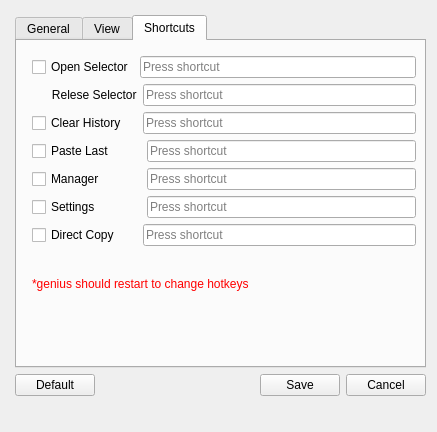
<?xml version="1.0" encoding="UTF-8"?>
<ui version="4.0">
 <class>SettingsWindow</class>
 <widget class="QMainWindow" name="SettingsWindow">
  <property name="geometry">
   <rect>
    <x>0</x>
    <y>0</y>
    <width>437</width>
    <height>432</height>
   </rect>
  </property>
  <property name="windowTitle">
   <string>Genius Settings</string>
  </property>
  <property name="windowIcon">
   <iconset resource="../resources/resources.qrc">
    <normaloff>:/images/images/settings16.png</normaloff>:/images/images/settings16.png</iconset>
  </property>
  <widget class="QWidget" name="centralwidget">
   <widget class="QWidget" name="layoutWidget">
    <property name="geometry">
     <rect>
      <x>10</x>
      <y>10</y>
      <width>421</width>
      <height>391</height>
     </rect>
    </property>
    <layout class="QVBoxLayout" name="verticalLayout_2">
     <property name="leftMargin">
      <number>5</number>
     </property>
     <property name="topMargin">
      <number>5</number>
     </property>
     <property name="rightMargin">
      <number>5</number>
     </property>
     <property name="bottomMargin">
      <number>5</number>
     </property>
     <item>
      <widget class="QTabWidget" name="tabWidget">
       <property name="currentIndex">
        <number>2</number>
       </property>
       <widget class="QWidget" name="General_Tab">
        <attribute name="title">
         <string>General</string>
        </attribute>
        <widget class="QWidget" name="layoutWidget_2">
         <property name="geometry">
          <rect>
           <x>10</x>
           <y>10</y>
           <width>341</width>
           <height>151</height>
          </rect>
         </property>
         <layout class="QVBoxLayout" name="VL2">
          <item>
           <widget class="QCheckBox" name="openMinimizedCheckbox">
            <property name="toolTip">
             <string>&lt;html&gt;&lt;head/&gt;&lt;body&gt;&lt;p&gt;check if you want to start genius minimized and run in background&lt;/p&gt;&lt;/body&gt;&lt;/html&gt;</string>
            </property>
            <property name="statusTip">
             <string/>
            </property>
            <property name="whatsThis">
             <string/>
            </property>
            <property name="text">
             <string>Open Minimized</string>
            </property>
           </widget>
          </item>
          <item>
           <widget class="QCheckBox" name="pasteAutomaticalyButoon">
            <property name="toolTip">
             <string>&lt;html&gt;&lt;head/&gt;&lt;body&gt;&lt;p&gt;check if you want to paste selected item automaticaly&lt;/p&gt;&lt;/body&gt;&lt;/html&gt;</string>
            </property>
            <property name="text">
             <string>Paste Automaticaly</string>
            </property>
           </widget>
          </item>
          <item>
           <widget class="QCheckBox" name="saveImages">
            <property name="toolTip">
             <string>&lt;html&gt;&lt;head/&gt;&lt;body&gt;&lt;p&gt;check if you want to save images to the history&lt;/p&gt;&lt;/body&gt;&lt;/html&gt;</string>
            </property>
            <property name="text">
             <string>Save Images</string>
            </property>
           </widget>
          </item>
          <item>
           <widget class="QCheckBox" name="saveURLs">
            <property name="toolTip">
             <string>&lt;html&gt;&lt;head/&gt;&lt;body&gt;&lt;p&gt;check if you want to save URLs to the history&lt;/p&gt;&lt;/body&gt;&lt;/html&gt;</string>
            </property>
            <property name="text">
             <string>Save URLs</string>
            </property>
           </widget>
          </item>
          <item>
           <layout class="QHBoxLayout" name="HL3">
            <item>
             <widget class="QLabel" name="label_2">
              <property name="toolTip">
               <string>&lt;html&gt;&lt;head/&gt;&lt;body&gt;&lt;p&gt;the maximum number of items store in the history. maximum is 100&lt;/p&gt;&lt;/body&gt;&lt;/html&gt;</string>
              </property>
              <property name="text">
               <string>Maximum Items In History</string>
              </property>
             </widget>
            </item>
            <item>
             <widget class="QSpinBox" name="maximumItemsInHistory">
              <property name="minimum">
               <number>1</number>
              </property>
              <property name="maximum">
               <number>100</number>
              </property>
              <property name="value">
               <number>40</number>
              </property>
             </widget>
            </item>
            <item>
             <spacer name="horizontalSpacer">
              <property name="orientation">
               <enum>Qt::Horizontal</enum>
              </property>
              <property name="sizeHint" stdset="0">
               <size>
                <width>40</width>
                <height>20</height>
               </size>
              </property>
             </spacer>
            </item>
           </layout>
          </item>
         </layout>
        </widget>
       </widget>
       <widget class="QWidget" name="View_Tab">
        <attribute name="title">
         <string>View</string>
        </attribute>
        <widget class="QWidget" name="layoutWidget">
         <property name="geometry">
          <rect>
           <x>10</x>
           <y>10</y>
           <width>294</width>
           <height>59</height>
          </rect>
         </property>
         <layout class="QVBoxLayout" name="VL3">
          <item>
           <widget class="QCheckBox" name="ShowInSingleLineCheckBox">
            <property name="toolTip">
             <string>&lt;html&gt;&lt;head/&gt;&lt;body&gt;&lt;p&gt;if this is checked all text items in the&lt;span style=&quot; font-weight:600;&quot;&gt; history manager and menus will show in single line&lt;/span&gt;&lt;/p&gt;&lt;/body&gt;&lt;/html&gt;</string>
            </property>
            <property name="text">
             <string>Show In Single Line</string>
            </property>
           </widget>
          </item>
          <item>
           <layout class="QHBoxLayout" name="HL2">
            <item>
             <widget class="QCheckBox" name="LimitTextLengthCheckbox">
              <property name="toolTip">
               <string>&lt;html&gt;&lt;head/&gt;&lt;body&gt;&lt;p&gt;limit charactor length of items &lt;/p&gt;&lt;/body&gt;&lt;/html&gt;</string>
              </property>
              <property name="text">
               <string>Limit View Item TextLength to</string>
              </property>
             </widget>
            </item>
            <item>
             <widget class="QSpinBox" name="TextLimitSpinBox">
              <property name="minimum">
               <number>1</number>
              </property>
             </widget>
            </item>
           </layout>
          </item>
         </layout>
        </widget>
        <widget class="QGroupBox" name="groupBox">
         <property name="geometry">
          <rect>
           <x>10</x>
           <y>80</y>
           <width>371</width>
           <height>161</height>
          </rect>
         </property>
         <property name="title">
          <string>Selector</string>
         </property>
         <widget class="QWidget" name="layoutWidget">
          <property name="geometry">
           <rect>
            <x>0</x>
            <y>20</y>
            <width>284</width>
            <height>136</height>
           </rect>
          </property>
          <layout class="QVBoxLayout" name="verticalLayout_3">
           <item>
            <layout class="QHBoxLayout" name="horizontalLayout_7">
             <item>
              <widget class="QLabel" name="label_3">
               <property name="text">
                <string>background Color</string>
               </property>
              </widget>
             </item>
             <item>
              <widget class="QLabel" name="SBCPreview">
               <property name="styleSheet">
                <string notr="true">QLabel{
	background: lightblue;
 background-repeat: repeat-y;
  background-position: left;
}</string>
               </property>
               <property name="text">
                <string>lightblue</string>
               </property>
               <property name="textFormat">
                <enum>Qt::RichText</enum>
               </property>
               <property name="scaledContents">
                <bool>true</bool>
               </property>
              </widget>
             </item>
             <item>
              <widget class="QPushButton" name="SBCSelectButton">
               <property name="styleSheet">
                <string notr="true">Button{
background-color:red;
}</string>
               </property>
               <property name="text">
                <string>change</string>
               </property>
              </widget>
             </item>
            </layout>
           </item>
           <item>
            <layout class="QHBoxLayout" name="horizontalLayout_8">
             <item>
              <widget class="QLabel" name="label_4">
               <property name="text">
                <string>border size</string>
               </property>
              </widget>
             </item>
             <item>
              <widget class="QSpinBox" name="borderSizeSpinBox">
               <property name="maximum">
                <number>20</number>
               </property>
              </widget>
             </item>
             <item>
              <widget class="QLabel" name="label_5">
               <property name="text">
                <string>px</string>
               </property>
              </widget>
             </item>
            </layout>
           </item>
           <item>
            <layout class="QHBoxLayout" name="horizontalLayout_9">
             <item>
              <widget class="QLabel" name="label_6">
               <property name="text">
                <string>border Color</string>
               </property>
              </widget>
             </item>
             <item>
              <widget class="QLabel" name="BorederColorPreview">
               <property name="styleSheet">
                <string notr="true">QLabel{
	background: lightblue;
 background-repeat: repeat-y;
  background-position: left;
}</string>
               </property>
               <property name="text">
                <string>lightblue</string>
               </property>
               <property name="textFormat">
                <enum>Qt::RichText</enum>
               </property>
               <property name="scaledContents">
                <bool>true</bool>
               </property>
              </widget>
             </item>
             <item>
              <widget class="QPushButton" name="BorderColorButton">
               <property name="styleSheet">
                <string notr="true">Button{
background-color:red;
}</string>
               </property>
               <property name="text">
                <string>change</string>
               </property>
              </widget>
             </item>
            </layout>
           </item>
           <item>
            <layout class="QHBoxLayout" name="horizontalLayout_10">
             <item>
              <widget class="QLabel" name="label_7">
               <property name="text">
                <string>animation Duration</string>
               </property>
              </widget>
             </item>
             <item>
              <widget class="QLineEdit" name="animationDurationInput"/>
             </item>
             <item>
              <widget class="QLabel" name="label_8">
               <property name="text">
                <string>ms</string>
               </property>
              </widget>
             </item>
            </layout>
           </item>
          </layout>
         </widget>
        </widget>
       </widget>
       <widget class="QWidget" name="ShortcutsTab">
        <attribute name="title">
         <string>Shortcuts</string>
        </attribute>
        <widget class="QWidget" name="layoutWidget_3">
         <property name="geometry">
          <rect>
           <x>10</x>
           <y>10</y>
           <width>394</width>
           <height>270</height>
          </rect>
         </property>
         <layout class="QVBoxLayout" name="verticalLayout">
          <property name="leftMargin">
           <number>5</number>
          </property>
          <property name="topMargin">
           <number>5</number>
          </property>
          <property name="rightMargin">
           <number>5</number>
          </property>
          <property name="bottomMargin">
           <number>5</number>
          </property>
          <item>
           <layout class="QHBoxLayout" name="horizontalLayout">
            <item>
             <widget class="QCheckBox" name="OpenSelectorCB">
              <property name="toolTip">
               <string>&lt;html&gt;&lt;head/&gt;&lt;body&gt;&lt;p&gt;check if you want to enable &lt;span style=&quot; font-weight:600;&quot;&gt;OpenSelector Global Hotkey&lt;/span&gt;&lt;/p&gt;&lt;p&gt;if you press this hotkey, Selector will popup and you can select item to paste from clipboard history&lt;/p&gt;&lt;/body&gt;&lt;/html&gt;</string>
              </property>
              <property name="whatsThis">
               <string/>
              </property>
              <property name="text">
               <string>Open Selector</string>
              </property>
             </widget>
            </item>
            <item>
             <widget class="QKeySequenceEdit" name="openSelector">
              <property name="toolTip">
               <string>&lt;html&gt;&lt;head/&gt;&lt;body&gt;&lt;p&gt;hotkey for Open Selector&lt;/p&gt;&lt;/body&gt;&lt;/html&gt;</string>
              </property>
             </widget>
            </item>
           </layout>
          </item>
          <item>
           <layout class="QHBoxLayout" name="horizontalLayout_11">
            <item>
             <widget class="QLabel" name="label_9">
              <property name="text">
               <string>      Relese Selector</string>
              </property>
             </widget>
            </item>
            <item>
             <widget class="QKeySequenceEdit" name="releseSelector"/>
            </item>
           </layout>
          </item>
          <item>
           <layout class="QHBoxLayout" name="horizontalLayout_2">
            <item>
             <widget class="QCheckBox" name="clearHistoryCB">
              <property name="toolTip">
               <string>&lt;html&gt;&lt;head/&gt;&lt;body&gt;&lt;p&gt;check if you want to enable &lt;span style=&quot; font-weight:600;&quot;&gt;ClearHistory Global Hotkey&lt;/span&gt;&lt;/p&gt;&lt;p&gt;if you press this hotkey, clipboard history will clear. and a notification will popup containing number of items deleted&lt;/p&gt;&lt;/body&gt;&lt;/html&gt;</string>
              </property>
              <property name="text">
               <string>Clear History   </string>
              </property>
             </widget>
            </item>
            <item>
             <widget class="QKeySequenceEdit" name="clearHistory">
              <property name="toolTip">
               <string>&lt;html&gt;&lt;head/&gt;&lt;body&gt;&lt;p&gt;hotkey for Clear History&lt;/p&gt;&lt;/body&gt;&lt;/html&gt;</string>
              </property>
             </widget>
            </item>
           </layout>
          </item>
          <item>
           <layout class="QHBoxLayout" name="horizontalLayout_4">
            <item>
             <widget class="QCheckBox" name="pasteLastCB">
              <property name="toolTip">
               <string>&lt;html&gt;&lt;head/&gt;&lt;body&gt;&lt;p&gt;check if you want to enable &lt;span style=&quot; font-weight:600;&quot;&gt;PasteLast Global Hotkey&lt;/span&gt;&lt;/p&gt;&lt;p&gt;if you press this hotkey, the last item in the history will be copied to the current window. last item will be the new top item. (0th index of the history)&lt;/p&gt;&lt;/body&gt;&lt;/html&gt;</string>
              </property>
              <property name="text">
               <string>Paste Last        </string>
              </property>
             </widget>
            </item>
            <item>
             <widget class="QKeySequenceEdit" name="pasteLast">
              <property name="toolTip">
               <string>&lt;html&gt;&lt;head/&gt;&lt;body&gt;&lt;p&gt;hotkey for Paste Last&lt;/p&gt;&lt;/body&gt;&lt;/html&gt;</string>
              </property>
             </widget>
            </item>
           </layout>
          </item>
          <item>
           <layout class="QHBoxLayout" name="horizontalLayout_3">
            <item>
             <widget class="QCheckBox" name="openManagerCB">
              <property name="toolTip">
               <string>&lt;html&gt;&lt;head/&gt;&lt;body&gt;&lt;p&gt;check if you want to enable &lt;span style=&quot; font-weight:600;&quot;&gt;ShowManager Global Hotkey&lt;/span&gt;&lt;/p&gt;&lt;p&gt;if you press this hotkey, The Manager Window (main window that help to manage the history) will show.&lt;/p&gt;&lt;/body&gt;&lt;/html&gt;</string>
              </property>
              <property name="text">
               <string>Manager           </string>
              </property>
             </widget>
            </item>
            <item>
             <widget class="QKeySequenceEdit" name="openManager">
              <property name="toolTip">
               <string>&lt;html&gt;&lt;head/&gt;&lt;body&gt;&lt;p&gt;hotkey for Show Manager Window&lt;/p&gt;&lt;/body&gt;&lt;/html&gt;</string>
              </property>
             </widget>
            </item>
           </layout>
          </item>
          <item>
           <layout class="QHBoxLayout" name="horizontalLayout_6">
            <item>
             <widget class="QCheckBox" name="openSettingsCB">
              <property name="toolTip">
               <string>&lt;html&gt;&lt;head/&gt;&lt;body&gt;&lt;p&gt;check if you want to enable &lt;span style=&quot; font-weight:600;&quot;&gt;OpenSettings Global Hotkey&lt;/span&gt;&lt;/p&gt;&lt;p&gt;if you press this hotkey, this window (settings window) will open&lt;/p&gt;&lt;/body&gt;&lt;/html&gt;</string>
              </property>
              <property name="text">
               <string>Settings            </string>
              </property>
             </widget>
            </item>
            <item>
             <widget class="QKeySequenceEdit" name="openSettings">
              <property name="toolTip">
               <string>&lt;html&gt;&lt;head/&gt;&lt;body&gt;&lt;p&gt;hotkey for Show Settings Window&lt;/p&gt;&lt;/body&gt;&lt;/html&gt;</string>
              </property>
             </widget>
            </item>
           </layout>
          </item>
          <item>
           <layout class="QHBoxLayout" name="horizontalLayout_5">
            <item>
             <widget class="QCheckBox" name="directCopyCB">
              <property name="toolTip">
               <string>&lt;html&gt;&lt;head/&gt;&lt;body&gt;&lt;p&gt;check if you want to enable &lt;span style=&quot; font-weight:600;&quot;&gt;DirectCopy Global Hotkey&lt;/span&gt;&lt;/p&gt;&lt;p&gt;if you press this hotkey, the copy command executes and send data directly to the genius.(without saving in clipboard)&lt;/p&gt;&lt;/body&gt;&lt;/html&gt;</string>
              </property>
              <property name="text">
               <string>Direct Copy     </string>
              </property>
             </widget>
            </item>
            <item>
             <widget class="QKeySequenceEdit" name="directCopy">
              <property name="toolTip">
               <string>&lt;html&gt;&lt;head/&gt;&lt;body&gt;&lt;p&gt;hotkey for Direct copy&lt;/p&gt;&lt;/body&gt;&lt;/html&gt;</string>
              </property>
             </widget>
            </item>
           </layout>
          </item>
          <item>
           <widget class="QLabel" name="label">
            <property name="text">
             <string>&lt;html&gt;&lt;head/&gt;&lt;body&gt;&lt;p&gt;&lt;span style=&quot; font-size:9pt; color:#ff0000;&quot;&gt;*genius should restart to change hotkeys&lt;/span&gt;&lt;/p&gt;&lt;/body&gt;&lt;/html&gt;</string>
            </property>
           </widget>
          </item>
         </layout>
        </widget>
       </widget>
      </widget>
     </item>
     <item>
      <layout class="QHBoxLayout" name="HL1">
       <item>
        <widget class="QPushButton" name="defaultButton">
         <property name="text">
          <string>Default</string>
         </property>
         <property name="icon">
          <iconset resource="../resources/resources.qrc">
           <normaloff>:/images/images/reset16.png</normaloff>:/images/images/reset16.png</iconset>
         </property>
        </widget>
       </item>
       <item>
        <spacer name="horizontalSpacer_2">
         <property name="orientation">
          <enum>Qt::Horizontal</enum>
         </property>
         <property name="sizeHint" stdset="0">
          <size>
           <width>40</width>
           <height>20</height>
          </size>
         </property>
        </spacer>
       </item>
       <item>
        <widget class="QPushButton" name="saveButton">
         <property name="text">
          <string>Save</string>
         </property>
         <property name="icon">
          <iconset resource="../resources/resources.qrc">
           <normaloff>:/images/images/ok16.png</normaloff>:/images/images/ok16.png</iconset>
         </property>
        </widget>
       </item>
       <item>
        <widget class="QPushButton" name="cancelButton">
         <property name="text">
          <string>Cancel</string>
         </property>
         <property name="icon">
          <iconset resource="../resources/resources.qrc">
           <normaloff>:/images/images/cancel16.png</normaloff>:/images/images/cancel16.png</iconset>
         </property>
        </widget>
       </item>
      </layout>
     </item>
    </layout>
   </widget>
  </widget>
 </widget>
 <resources>
  <include location="../resources/resources.qrc"/>
 </resources>
 <connections>
  <connection>
   <sender>OpenSelectorCB</sender>
   <signal>toggled(bool)</signal>
   <receiver>label_9</receiver>
   <slot>setEnabled(bool)</slot>
   <hints>
    <hint type="sourcelabel">
     <x>108</x>
     <y>78</y>
    </hint>
    <hint type="destinationlabel">
     <x>121</x>
     <y>103</y>
    </hint>
   </hints>
  </connection>
  <connection>
   <sender>OpenSelectorCB</sender>
   <signal>toggled(bool)</signal>
   <receiver>openSelector</receiver>
   <slot>setEnabled(bool)</slot>
   <hints>
    <hint type="sourcelabel">
     <x>90</x>
     <y>82</y>
    </hint>
    <hint type="destinationlabel">
     <x>208</x>
     <y>84</y>
    </hint>
   </hints>
  </connection>
  <connection>
   <sender>OpenSelectorCB</sender>
   <signal>toggled(bool)</signal>
   <receiver>releseSelector</receiver>
   <slot>setEnabled(bool)</slot>
   <hints>
    <hint type="sourcelabel">
     <x>92</x>
     <y>79</y>
    </hint>
    <hint type="destinationlabel">
     <x>199</x>
     <y>109</y>
    </hint>
   </hints>
  </connection>
  <connection>
   <sender>clearHistoryCB</sender>
   <signal>toggled(bool)</signal>
   <receiver>clearHistory</receiver>
   <slot>setEnabled(bool)</slot>
   <hints>
    <hint type="sourcelabel">
     <x>71</x>
     <y>147</y>
    </hint>
    <hint type="destinationlabel">
     <x>206</x>
     <y>156</y>
    </hint>
   </hints>
  </connection>
  <connection>
   <sender>pasteLastCB</sender>
   <signal>toggled(bool)</signal>
   <receiver>pasteLast</receiver>
   <slot>setEnabled(bool)</slot>
   <hints>
    <hint type="sourcelabel">
     <x>80</x>
     <y>181</y>
    </hint>
    <hint type="destinationlabel">
     <x>192</x>
     <y>190</y>
    </hint>
   </hints>
  </connection>
  <connection>
   <sender>openManagerCB</sender>
   <signal>toggled(bool)</signal>
   <receiver>openManager</receiver>
   <slot>setEnabled(bool)</slot>
   <hints>
    <hint type="sourcelabel">
     <x>65</x>
     <y>214</y>
    </hint>
    <hint type="destinationlabel">
     <x>274</x>
     <y>228</y>
    </hint>
   </hints>
  </connection>
  <connection>
   <sender>openSettingsCB</sender>
   <signal>toggled(bool)</signal>
   <receiver>openSettings</receiver>
   <slot>setEnabled(bool)</slot>
   <hints>
    <hint type="sourcelabel">
     <x>98</x>
     <y>252</y>
    </hint>
    <hint type="destinationlabel">
     <x>197</x>
     <y>251</y>
    </hint>
   </hints>
  </connection>
  <connection>
   <sender>directCopyCB</sender>
   <signal>toggled(bool)</signal>
   <receiver>directCopy</receiver>
   <slot>setEnabled(bool)</slot>
   <hints>
    <hint type="sourcelabel">
     <x>125</x>
     <y>275</y>
    </hint>
    <hint type="destinationlabel">
     <x>265</x>
     <y>289</y>
    </hint>
   </hints>
  </connection>
 </connections>
</ui>
